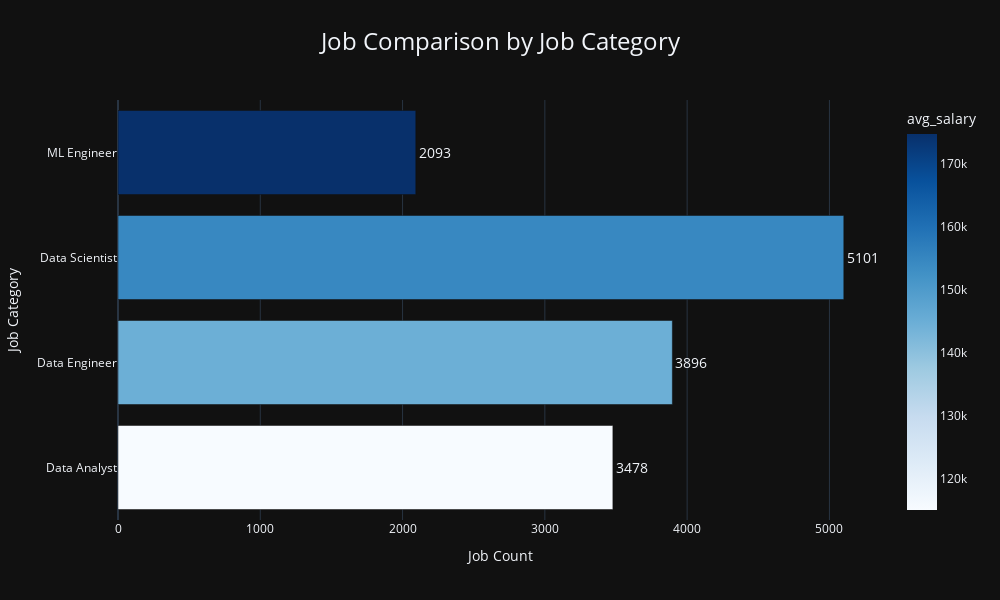

The notebook cell saved with this chart:
### Code cell
# Prepare the data: Group by job category and calculate the number of postings and average salary
job_postings_and_salary = (
    dfSalaries.groupby('job_category')
    .agg(
        job_posting_count=('job_category', 'size'),
        avg_salary=('salary_in_usd', 'mean')
    )
    .reset_index()
)

# Create the bar chart
fig = px.bar(
    job_postings_and_salary,
    x='job_posting_count', 
    y='job_category', 
    color='avg_salary', 
    color_continuous_scale='Blues',
    title='Job Comparison by Job Category', 
    text='job_posting_count', 
    width=1000, height=600,
    template='plotly_dark'
)

# Layout settings: Background and axis titles
fig.update_layout(
    xaxis_title='Job Count',  
    yaxis_title='Job Category', 
    title={'x': 0.5, 'font_size': 24}
)

# Adjust text size and position on bars
fig.update_traces(
    texttemplate='%{text}',  
    textposition='outside', 
    textfont_size=14  
)

# Display the chart
fig.show()

### Figure 1 — Plotly figure (JSON) as saved in the notebook; plotly's stock layout.template omitted (floating-point values rounded to 4 significant figures)
{"data": [{"alignmentgroup": "True", "hovertemplate": "job_posting_count=%{text}<br>job_category=%{y}<br>avg_salary=%{marker.color}<extra></extra>", "legendgroup": "", "marker": {"color": [115100.0, 144700.0, 154700.0, 174700.0], "coloraxis": "coloraxis", "pattern": {"shape": ""}}, "name": "", "offsetgroup": "", "orientation": "h", "showlegend": false, "text": [3478, 3896, 5101, 2093], "textfont": {"size": 14}, "textposition": "outside", "texttemplate": "%{text}", "type": "bar", "x": [3478, 3896, 5101, 2093], "xaxis": "x", "y": ["Data Analyst", "Data Engineer", "Data Scientist", "ML Engineer"], "yaxis": "y"}], "layout": {"barmode": "relative", "coloraxis": {"colorbar": {"title": {"text": "avg_salary"}}, "colorscale": [[0, "rgb(247,251,255)"], [0.125, "rgb(222,235,247)"], [0.25, "rgb(198,219,239)"], [0.375, "rgb(158,202,225)"], [0.5, "rgb(107,174,214)"], [0.625, "rgb(66,146,198)"], [0.75, "rgb(33,113,181)"], [0.875, "rgb(8,81,156)"], [1, "rgb(8,48,107)"]]}, "height": 600, "legend": {"tracegroupgap": 0}, "title": {"font": {"size": 24}, "text": "Job Comparison by Job Category", "x": 0.5}, "width": 1000, "xaxis": {"anchor": "y", "autorange": true, "domain": [0, 1], "range": [0, 5369.0], "title": {"text": "Job Count"}, "type": "linear"}, "yaxis": {"anchor": "x", "autorange": true, "domain": [0, 1], "range": [-0.5, 3.5], "title": {"text": "Job Category"}, "type": "category"}}}
